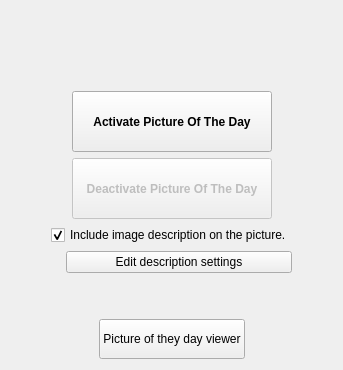
        <widget class="QWidget" name="photo_of_day">
         <layout class="QVBoxLayout" name="verticalLayout_16">
          <item>
           <widget class="QLabel" name="label_3">
            <property name="font">
             <font>
              <italic>true</italic>
             </font>
            </property>
            <property name="text">
             <string notr="true"/>
            </property>
            <property name="alignment">
             <set>Qt::AlignCenter</set>
            </property>
           </widget>
          </item>
          <item>
           <widget class="QLabel" name="label_5">
            <property name="text">
             <string notr="true"/>
            </property>
            <property name="alignment">
             <set>Qt::AlignCenter</set>
            </property>
            <property name="openExternalLinks">
             <bool>false</bool>
            </property>
           </widget>
          </item>
          <item>
           <spacer name="verticalSpacer_2">
            <property name="orientation">
             <enum>Qt::Vertical</enum>
            </property>
            <property name="sizeHint" stdset="0">
             <size>
              <width>20</width>
              <height>40</height>
             </size>
            </property>
           </spacer>
          </item>
          <item>
           <layout class="QHBoxLayout" name="horizontalLayout_16">
            <item>
             <spacer name="horizontalSpacer_17">
              <property name="orientation">
               <enum>Qt::Horizontal</enum>
              </property>
              <property name="sizeHint" stdset="0">
               <size>
                <width>40</width>
                <height>20</height>
               </size>
              </property>
             </spacer>
            </item>
            <item>
             <layout class="QVBoxLayout" name="verticalLayout_8">
              <item>
               <widget class="QPushButton" name="activate_potd">
                <property name="minimumSize">
                 <size>
                  <width>200</width>
                  <height>61</height>
                 </size>
                </property>
                <property name="font">
                 <font>
                  <weight>75</weight>
                  <bold>true</bold>
                 </font>
                </property>
                <property name="toolTip">
                 <string/>
                </property>
                <property name="text">
                 <string>Activate Picture Of The Day</string>
                </property>
               </widget>
              </item>
              <item>
               <widget class="QPushButton" name="deactivate_potd">
                <property name="enabled">
                 <bool>false</bool>
                </property>
                <property name="minimumSize">
                 <size>
                  <width>200</width>
                  <height>61</height>
                 </size>
                </property>
                <property name="font">
                 <font>
                  <weight>75</weight>
                  <bold>true</bold>
                 </font>
                </property>
                <property name="text">
                 <string>Deactivate Picture Of The Day</string>
                </property>
               </widget>
              </item>
             </layout>
            </item>
            <item>
             <spacer name="horizontalSpacer_16">
              <property name="orientation">
               <enum>Qt::Horizontal</enum>
              </property>
              <property name="sizeHint" stdset="0">
               <size>
                <width>40</width>
                <height>20</height>
               </size>
              </property>
             </spacer>
            </item>
           </layout>
          </item>
          <item>
           <layout class="QHBoxLayout" name="horizontalLayout_20">
            <item>
             <spacer name="horizontalSpacer_26">
              <property name="orientation">
               <enum>Qt::Horizontal</enum>
              </property>
              <property name="sizeHint" stdset="0">
               <size>
                <width>40</width>
                <height>20</height>
               </size>
              </property>
             </spacer>
            </item>
            <item>
             <layout class="QVBoxLayout" name="verticalLayout_14">
              <item>
               <widget class="QCheckBox" name="include_description_checkBox">
                <property name="focusPolicy">
                 <enum>Qt::NoFocus</enum>
                </property>
                <property name="text">
                 <string>Include image description on the picture.</string>
                </property>
                <property name="checked">
                 <bool>true</bool>
                </property>
               </widget>
              </item>
              <item>
               <layout class="QHBoxLayout" name="horizontalLayout_30">
                <property name="leftMargin">
                 <number>15</number>
                </property>
                <item>
                 <widget class="QPushButton" name="edit_potd">
                  <property name="minimumSize">
                   <size>
                    <width>100</width>
                    <height>0</height>
                   </size>
                  </property>
                  <property name="focusPolicy">
                   <enum>Qt::StrongFocus</enum>
                  </property>
                  <property name="text">
                   <string>Edit description settings</string>
                  </property>
                 </widget>
                </item>
               </layout>
              </item>
             </layout>
            </item>
            <item>
             <spacer name="horizontalSpacer_25">
              <property name="orientation">
               <enum>Qt::Horizontal</enum>
              </property>
              <property name="sizeHint" stdset="0">
               <size>
                <width>40</width>
                <height>20</height>
               </size>
              </property>
             </spacer>
            </item>
           </layout>
          </item>
          <item>
           <spacer name="verticalSpacer_5">
            <property name="orientation">
             <enum>Qt::Vertical</enum>
            </property>
            <property name="sizeHint" stdset="0">
             <size>
              <width>20</width>
              <height>40</height>
             </size>
            </property>
           </spacer>
          </item>
          <item>
           <layout class="QHBoxLayout" name="horizontalLayout_35">
            <item>
             <spacer name="horizontalSpacer_20">
              <property name="orientation">
               <enum>Qt::Horizontal</enum>
              </property>
              <property name="sizeHint" stdset="0">
               <size>
                <width>40</width>
                <height>20</height>
               </size>
              </property>
             </spacer>
            </item>
            <item>
             <widget class="QPushButton" name="potd_viewer_Button">
              <property name="minimumSize">
               <size>
                <width>0</width>
                <height>40</height>
               </size>
              </property>
              <property name="text">
               <string>Picture of they day viewer</string>
              </property>
             </widget>
            </item>
            <item>
             <spacer name="horizontalSpacer_21">
              <property name="orientation">
               <enum>Qt::Horizontal</enum>
              </property>
              <property name="sizeHint" stdset="0">
               <size>
                <width>40</width>
                <height>20</height>
               </size>
              </property>
             </spacer>
            </item>
           </layout>
          </item>
         </layout>
        </widget>
